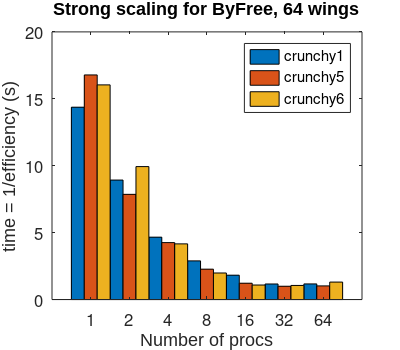
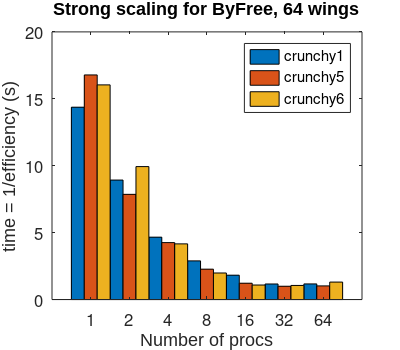
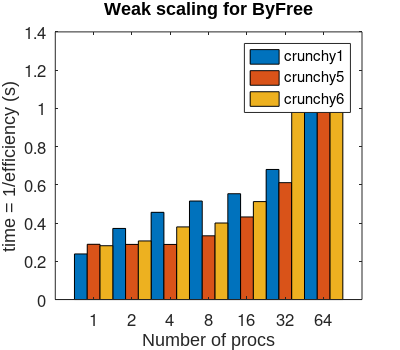
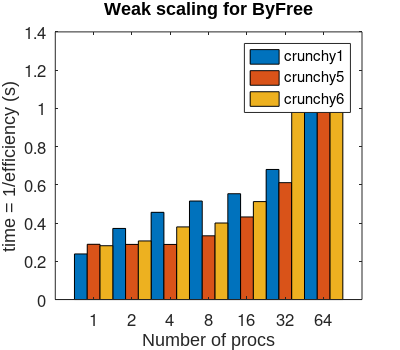

Reproduce these figures in MATLAB, in order.
clear all; close all;

% test results, strong scaling
p = 2.^[0:6]; % # of cores

% time elapsed on crunchy1, crunchy5, crunchy6
tS1 = [14.3724, 8.9278, 4.6605, 2.8891, 1.8193, 1.1621, 1.1672];
tS5 = [16.7837, 7.8605, 4.2547, 2.2695, 1.2194, 0.9931, 1.0197];
tS6 = [16.0404, 9.9345, 4.1601, 1.9838, 1.0847, 1.0534, 1.3045];

tW1 = [0.2385, 0.3719, 0.4562, 0.5153, 0.5535, 0.6804, 1.1672];
tW5 = [0.2890, 0.2884, 0.2882, 0.3334, 0.4320, 0.6114, 1.0197];
tW6 = [0.2815, 0.3065, 0.3799, 0.4003, 0.5123, 0.9921, 1.3045];

matlab1 = [0.1481, 0.3219, 0.5981, 1.1337, 2.2544, 4.4828, 6.0459];
matlab5 = [0.1244, 0.1993, 0.5623, 0.9899, 1.9136, 4.0066, 8.3481];
matlab6 = [0.1506, 0.3083, 0.6044, 1.2910, 2.4251, 4.7892, 9.5967];

f1 = figure(1);
set(0,'DefaultTextFontSize',12);
set(0,'DefaultAxesFontSize',12);
set(0,'DefaultTextFontname', 'Arial')

wdth = 4; hght = 3.5;
set(gcf,'position',[100,100,wdth*100,hght*100]);
set(gcf, 'PaperPosition', [0 0 wdth hght]); %Position plot at left hand corner with width 2 and height 6.5.
set(gcf, 'PaperSize', [wdth hght]); %Set the paper to have width 2 and height 6.5.
bar(log(p)/log(2), [tS1;tS5;tS6]', 'BarWidth', 1); hold on;
legend('crunchy1', 'crunchy5', 'crunchy6', 'Location', 'best');
title(['Strong scaling for ByFree, 64 wings']);
xlabel('Number of procs');
xlim([-1,7]);
set(gca,'XTick',[0:6])  
set(gca,'XTickLabel',{'1','2', '4', '8', '16', '32', '64'})
ylabel('time = 1/efficiency (s)');

f2 = figure(2);
set(0,'DefaultTextFontSize',12);
set(0,'DefaultAxesFontSize',12);
set(0,'DefaultTextFontname', 'Arial')

wdth = 4; hght = 3.5;
set(gcf,'position',[100,100,wdth*100,hght*100]);
set(gcf, 'PaperPosition', [0 0 wdth hght]); %Position plot at left hand corner with width 2 and height 6.5.
set(gcf, 'PaperSize', [wdth hght]); %Set the paper to have width 2 and height 6.5.
bar(log(p)/log(2), [tW1;tW5;tW6]', 'BarWidth', 1); hold on;
legend('crunchy1', 'crunchy5', 'crunchy6', 'Location', 'best');
title(['Weak scaling for ByFree']);
xlabel('Number of procs');
set(gca,'XTick',[0:6])  
set(gca,'XTickLabel',{'1','2', '4', '8', '16', '32', '64'})
xlim([-1,7]);
ylabel('time = 1/efficiency (s)');

saveas(f1, ['ByFreeStrong.fig']) 
saveas(f1, ['ByFreeStrong.png']) 
saveas(f2, ['ByFreeWeak.fig']) 
saveas(f2, ['ByFreeWeak.png']) 
